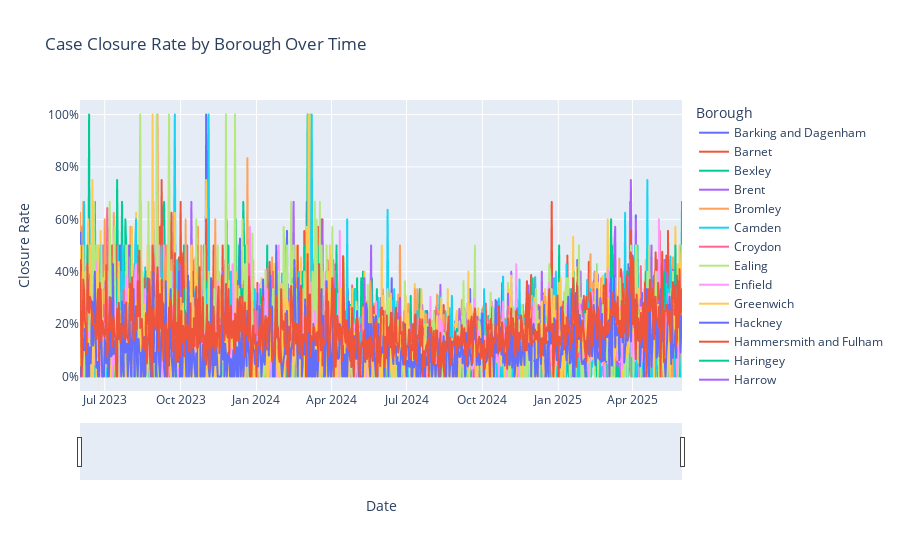

Here is the notebook cell this chart was saved with:
### Markdown cell above
In the column Positive Outcome "Y" means the crime case is closed. I will visualise the rate of closed case by different borough.

### Code cell
# create a new column called "Closed". Convert "Y"(closed case), "N"(open case).
df['Closed'] = df['Positive Outcome'].map({'Y': 1, 'N': 0})

# create data frame for visualisation
closure_rate = (
    df.groupby(['Date', 'Borough'])['Closed'] # groups the data for each day and borough
    .agg(['mean', 'count'])  # mean = closure rate, count = total cases
    .reset_index() # converts groupby result back to a DataFrame
    .rename(columns={'mean': 'ClosureRate', 'count': 'TotalCases'})
)

# create plotly visualisation
fig = px.line(closure_rate, x='Date', y='ClosureRate', color='Borough',
              title='Case Closure Rate by Borough Over Time')
fig.update_xaxes(rangeslider_visible=True)
fig.update_yaxes(title='Closure Rate', tickformat=".0%") 
fig.show()

### Figure 1 — Plotly figure (JSON) as saved in the notebook; plotly's stock layout.template omitted (floating-point values rounded to 4 significant figures; data arrays with more than 128 entries replaced by an {"elided": "..."} marker saying what was removed)
{"data": [{"hovertemplate": "Borough=Barking and Dagenham<br>Date=%{x}<br>ClosureRate=%{y}<extra></extra>", "legendgroup": "Barking and Dagenham", "line": {"color": "#636efa", "dash": "solid"}, "marker": {"symbol": "circle"}, "mode": "lines", "name": "Barking and Dagenham", "showlegend": true, "type": "scattergl", "x": {"elided": "731 str values"}, "xaxis": "x", "y": {"elided": "731 float values"}, "yaxis": "y"}, {"hovertemplate": "Borough=Barnet<br>Date=%{x}<br>ClosureRate=%{y}<extra></extra>", "legendgroup": "Barnet", "line": {"color": "#EF553B", "dash": "solid"}, "marker": {"symbol": "circle"}, "mode": "lines", "name": "Barnet", "showlegend": true, "type": "scattergl", "x": {"elided": "731 str values"}, "xaxis": "x", "y": {"elided": "731 float values"}, "yaxis": "y"}, {"hovertemplate": "Borough=Bexley<br>Date=%{x}<br>ClosureRate=%{y}<extra></extra>", "legendgroup": "Bexley", "line": {"color": "#00cc96", "dash": "solid"}, "marker": {"symbol": "circle"}, "mode": "lines", "name": "Bexley", "showlegend": true, "type": "scattergl", "x": {"elided": "728 str values"}, "xaxis": "x", "y": {"elided": "728 float values"}, "yaxis": "y"}, {"hovertemplate": "Borough=Brent<br>Date=%{x}<br>ClosureRate=%{y}<extra></extra>", "legendgroup": "Brent", "line": {"color": "#ab63fa", "dash": "solid"}, "marker": {"symbol": "circle"}, "mode": "lines", "name": "Brent", "showlegend": true, "type": "scattergl", "x": {"elided": "731 str values"}, "xaxis": "x", "y": {"elided": "731 float values"}, "yaxis": "y"}, {"hovertemplate": "Borough=Bromley<br>Date=%{x}<br>ClosureRate=%{y}<extra></extra>", "legendgroup": "Bromley", "line": {"color": "#FFA15A", "dash": "solid"}, "marker": {"symbol": "circle"}, "mode": "lines", "name": "Bromley", "showlegend": true, "type": "scattergl", "x": {"elided": "731 str values"}, "xaxis": "x", "y": {"elided": "731 float values"}, "yaxis": "y"}, {"hovertemplate": "Borough=Camden<br>Date=%{x}<br>ClosureRate=%{y}<extra></extra>", "legendgroup": "Camden", "line": {"color": "#19d3f3", "dash": "solid"}, "marker": {"symbol": "circle"}, "mode": "lines", "name": "Camden", "showlegend": true, "type": "scattergl", "x": {"elided": "731 str values"}, "xaxis": "x", "y": {"elided": "731 float values"}, "yaxis": "y"}, {"hovertemplate": "Borough=Croydon<br>Date=%{x}<br>ClosureRate=%{y}<extra></extra>", "legendgroup": "Croydon", "line": {"color": "#FF6692", "dash": "solid"}, "marker": {"symbol": "circle"}, "mode": "lines", "name": "Croydon", "showlegend": true, "type": "scattergl", "x": {"elided": "730 str values"}, "xaxis": "x", "y": {"elided": "730 float values"}, "yaxis": "y"}, {"hovertemplate": "Borough=Ealing<br>Date=%{x}<br>ClosureRate=%{y}<extra></extra>", "legendgroup": "Ealing", "line": {"color": "#B6E880", "dash": "solid"}, "marker": {"symbol": "circle"}, "mode": "lines", "name": "Ealing", "showlegend": true, "type": "scattergl", "x": {"elided": "730 str values"}, "xaxis": "x", "y": {"elided": "730 float values"}, "yaxis": "y"}, {"hovertemplate": "Borough=Enfield<br>Date=%{x}<br>ClosureRate=%{y}<extra></extra>", "legendgroup": "Enfield", "line": {"color": "#FF97FF", "dash": "solid"}, "marker": {"symbol": "circle"}, "mode": "lines", "name": "Enfield", "showlegend": true, "type": "scattergl", "x": {"elided": "730 str values"}, "xaxis": "x", "y": {"elided": "730 float values"}, "yaxis": "y"}, {"hovertemplate": "Borough=Greenwich<br>Date=%{x}<br>ClosureRate=%{y}<extra></extra>", "legendgroup": "Greenwich", "line": {"color": "#FECB52", "dash": "solid"}, "marker": {"symbol": "circle"}, "mode": "lines", "name": "Greenwich", "showlegend": true, "type": "scattergl", "x": {"elided": "730 str values"}, "xaxis": "x", "y": {"elided": "730 float values"}, "yaxis": "y"}, {"hovertemplate": "Borough=Hackney<br>Date=%{x}<br>ClosureRate=%{y}<extra></extra>", "legendgroup": "Hackney", "line": {"color": "#636efa", "dash": "solid"}, "marker": {"symbol": "circle"}, "mode": "lines", "name": "Hackney", "showlegend": true, "type": "scattergl", "x": {"elided": "731 str values"}, "xaxis": "x", "y": {"elided": "731 float values"}, "yaxis": "y"}, {"hovertemplate": "Borough=Hammersmith and Fulham<br>Date=%{x}<br>ClosureRate=%{y}<extra></extra>", "legendgroup": "Hammersmith and Fulham", "line": {"color": "#EF553B", "dash": "solid"}, "marker": {"symbol": "circle"}, "mode": "lines", "name": "Hammersmith and Fulham", "showlegend": true, "type": "scattergl", "x": {"elided": "730 str values"}, "xaxis": "x", "y": {"elided": "730 float values"}, "yaxis": "y"}, {"hovertemplate": "Borough=Haringey<br>Date=%{x}<br>ClosureRate=%{y}<extra></extra>", "legendgroup": "Haringey", "line": {"color": "#00cc96", "dash": "solid"}, "marker": {"symbol": "circle"}, "mode": "lines", "name": "Haringey", "showlegend": true, "type": "scattergl", "x": {"elided": "731 str values"}, "xaxis": "x", "y": {"elided": "731 float values"}, "yaxis": "y"}, {"hovertemplate": "Borough=Harrow<br>Date=%{x}<br>ClosureRate=%{y}<extra></extra>", "legendgroup": "Harrow", "line": {"color": "#ab63fa", "dash": "solid"}, "marker": {"symbol": "circle"}, "mode": "lines", "name": "Harrow", "showlegend": true, "type": "scattergl", "x": {"elided": "731 str values"}, "xaxis": "x", "y": {"elided": "731 float values"}, "yaxis": "y"}, {"hovertemplate": "Borough=Havering<br>Date=%{x}<br>ClosureRate=%{y}<extra></extra>", "legendgroup": "Havering", "line": {"color": "#FFA15A", "dash": "solid"}, "marker": {"symbol": "circle"}, "mode": "lines", "name": "Havering", "showlegend": true, "type": "scattergl", "x": {"elided": "730 str values"}, "xaxis": "x", "y": {"elided": "730 float values"}, "yaxis": "y"}, {"hovertemplate": "Borough=Hillingdon<br>Date=%{x}<br>ClosureRate=%{y}<extra></extra>", "legendgroup": "Hillingdon", "line": {"color": "#19d3f3", "dash": "solid"}, "marker": {"symbol": "circle"}, "mode": "lines", "name": "Hillingdon", "showlegend": true, "type": "scattergl", "x": {"elided": "731 str values"}, "xaxis": "x", "y": {"elided": "731 float values"}, "yaxis": "y"}, {"hovertemplate": "Borough=Hounslow<br>Date=%{x}<br>ClosureRate=%{y}<extra></extra>", "legendgroup": "Hounslow", "line": {"color": "#FF6692", "dash": "solid"}, "marker": {"symbol": "circle"}, "mode": "lines", "name": "Hounslow", "showlegend": true, "type": "scattergl", "x": {"elided": "731 str values"}, "xaxis": "x", "y": {"elided": "731 float values"}, "yaxis": "y"}, {"hovertemplate": "Borough=Islington<br>Date=%{x}<br>ClosureRate=%{y}<extra></extra>", "legendgroup": "Islington", "line": {"color": "#B6E880", "dash": "solid"}, "marker": {"symbol": "circle"}, "mode": "lines", "name": "Islington", "showlegend": true, "type": "scattergl", "x": {"elided": "731 str values"}, "xaxis": "x", "y": {"elided": "731 float values"}, "yaxis": "y"}, {"hovertemplate": "Borough=Kensington and Chelsea<br>Date=%{x}<br>ClosureRate=%{y}<extra></extra>", "legendgroup": "Kensington and Chelsea", "line": {"color": "#FF97FF", "dash": "solid"}, "marker": {"symbol": "circle"}, "mode": "lines", "name": "Kensington and Chelsea", "showlegend": true, "type": "scattergl", "x": {"elided": "730 str values"}, "xaxis": "x", "y": {"elided": "730 float values"}, "yaxis": "y"}, {"hovertemplate": "Borough=Kingston upon Thames<br>Date=%{x}<br>ClosureRate=%{y}<extra></extra>", "legendgroup": "Kingston upon Thames", "line": {"color": "#FECB52", "dash": "solid"}, "marker": {"symbol": "circle"}, "mode": "lines", "name": "Kingston upon Thames", "showlegend": true, "type": "scattergl", "x": {"elided": "730 str values"}, "xaxis": "x", "y": {"elided": "730 float values"}, "yaxis": "y"}, {"hovertemplate": "Borough=Lambeth<br>Date=%{x}<br>ClosureRate=%{y}<extra></extra>", "legendgroup": "Lambeth", "line": {"color": "#636efa", "dash": "solid"}, "marker": {"symbol": "circle"}, "mode": "lines", "name": "Lambeth", "showlegend": true, "type": "scattergl", "x": {"elided": "731 str values"}, "xaxis": "x", "y": {"elided": "731 float values"}, "yaxis": "y"}, {"hovertemplate": "Borough=Lewisham<br>Date=%{x}<br>ClosureRate=%{y}<extra></extra>", "legendgroup": "Lewisham", "line": {"color": "#EF553B", "dash": "solid"}, "marker": {"symbol": "circle"}, "mode": "lines", "name": "Lewisham", "showlegend": true, "type": "scattergl", "x": {"elided": "731 str values"}, "xaxis": "x", "y": {"elided": "731 float values"}, "yaxis": "y"}, {"hovertemplate": "Borough=Merton<br>Date=%{x}<br>ClosureRate=%{y}<extra></extra>", "legendgroup": "Merton", "line": {"color": "#00cc96", "dash": "solid"}, "marker": {"symbol": "circle"}, "mode": "lines", "name": "Merton", "showlegend": true, "type": "scattergl", "x": {"elided": "728 str values"}, "xaxis": "x", "y": {"elided": "728 float values"}, "yaxis": "y"}, {"hovertemplate": "Borough=Newham<br>Date=%{x}<br>ClosureRate=%{y}<extra></extra>", "legendgroup": "Newham", "line": {"color": "#ab63fa", "dash": "solid"}, "marker": {"symbol": "circle"}, "mode": "lines", "name": "Newham", "showlegend": true, "type": "scattergl", "x": {"elided": "731 str values"}, "xaxis": "x", "y": {"elided": "731 float values"}, "yaxis": "y"}, {"hovertemplate": "Borough=Redbridge<br>Date=%{x}<br>ClosureRate=%{y}<extra></extra>", "legendgroup": "Redbridge", "line": {"color": "#FFA15A", "dash": "solid"}, "marker": {"symbol": "circle"}, "mode": "lines", "name": "Redbridge", "showlegend": true, "type": "scattergl", "x": {"elided": "730 str values"}, "xaxis": "x", "y": {"elided": "730 float values"}, "yaxis": "y"}, {"hovertemplate": "Borough=Richmond upon Thames<br>Date=%{x}<br>ClosureRate=%{y}<extra></extra>", "legendgroup": "Richmond upon Thames", "line": {"color": "#19d3f3", "dash": "solid"}, "marker": {"symbol": "circle"}, "mode": "lines", "name": "Richmond upon Thames", "showlegend": true, "type": "scattergl", "x": {"elided": "728 str values"}, "xaxis": "x", "y": {"elided": "728 float values"}, "yaxis": "y"}, {"hovertemplate": "Borough=Southwark<br>Date=%{x}<br>ClosureRate=%{y}<extra></extra>", "legendgroup": "Southwark", "line": {"color": "#FF6692", "dash": "solid"}, "marker": {"symbol": "circle"}, "mode": "lines", "name": "Southwark", "showlegend": true, "type": "scattergl", "x": {"elided": "731 str values"}, "xaxis": "x", "y": {"elided": "731 float values"}, "yaxis": "y"}, {"hovertemplate": "Borough=Sutton<br>Date=%{x}<br>ClosureRate=%{y}<extra></extra>", "legendgroup": "Sutton", "line": {"color": "#B6E880", "dash": "solid"}, "marker": {"symbol": "circle"}, "mode": "lines", "name": "Sutton", "showlegend": true, "type": "scattergl", "x": {"elided": "725 str values"}, "xaxis": "x", "y": {"elided": "725 float values"}, "yaxis": "y"}, {"hovertemplate": "Borough=Tower Hamlets<br>Date=%{x}<br>ClosureRate=%{y}<extra></extra>", "legendgroup": "Tower Hamlets", "line": {"color": "#FF97FF", "dash": "solid"}, "marker": {"symbol": "circle"}, "mode": "lines", "name": "Tower Hamlets", "showlegend": true, "type": "scattergl", "x": {"elided": "731 str values"}, "xaxis": "x", "y": {"elided": "731 float values"}, "yaxis": "y"}, {"hovertemplate": "Borough=Waltham Forest<br>Date=%{x}<br>ClosureRate=%{y}<extra></extra>", "legendgroup": "Waltham Forest", "line": {"color": "#FECB52", "dash": "solid"}, "marker": {"symbol": "circle"}, "mode": "lines", "name": "Waltham Forest", "showlegend": true, "type": "scattergl", "x": {"elided": "731 str values"}, "xaxis": "x", "y": {"elided": "731 float values"}, "yaxis": "y"}, {"hovertemplate": "Borough=Wandsworth<br>Date=%{x}<br>ClosureRate=%{y}<extra></extra>", "legendgroup": "Wandsworth", "line": {"color": "#636efa", "dash": "solid"}, "marker": {"symbol": "circle"}, "mode": "lines", "name": "Wandsworth", "showlegend": true, "type": "scattergl", "x": {"elided": "730 str values"}, "xaxis": "x", "y": {"elided": "730 float values"}, "yaxis": "y"}, {"hovertemplate": "Borough=Westminster<br>Date=%{x}<br>ClosureRate=%{y}<extra></extra>", "legendgroup": "Westminster", "line": {"color": "#EF553B", "dash": "solid"}, "marker": {"symbol": "circle"}, "mode": "lines", "name": "Westminster", "showlegend": true, "type": "scattergl", "x": {"elided": "731 str values"}, "xaxis": "x", "y": {"elided": "731 float values"}, "yaxis": "y"}], "layout": {"legend": {"title": {"text": "Borough"}, "tracegroupgap": 0}, "title": {"text": "Case Closure Rate by Borough Over Time"}, "xaxis": {"anchor": "y", "domain": [0, 1], "rangeslider": {"visible": true}, "title": {"text": "Date"}}, "yaxis": {"anchor": "x", "domain": [0, 1], "tickformat": ".0%", "title": {"text": "Closure Rate"}}}}
